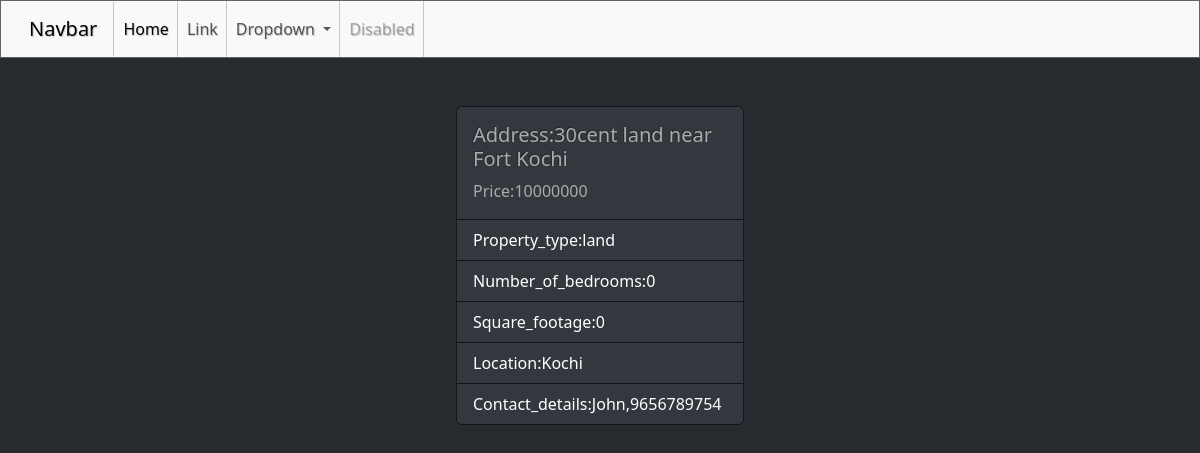
The app's page /estate/3/ with its own data.
### estate/models.py (models this page shows, shortened)
class Estate(models.Model):
    address=models.TextField()
    price=models.PositiveIntegerField()
    property_options=(
        ("apartment","apartment"),
        ("house","house"),
        ("land","land"),
    )
    property_type=models.CharField(max_length=100,choices=property_options,default="land")
    number_of_bedrooms=models.PositiveIntegerField()
    square_footage=models.PositiveIntegerField()
    location=models.CharField(max_length=100)
    property_image=models.ImageField(upload_to="estate_img",null=True,blank=True)
    contact_details=models.CharField(max_length=100)

### estate/views.py (the view)
# urls.py: path('estate/<int:pk>/',views.EstateDetailView.as_view(),name="estate-details"),
class EstateDetailView(View):
    template_name="estate_details.html"
    def get(self,request,*args,**kwargs):
        id=kwargs.get("pk")
        qs=Estate.objects.get(id=id)
        return render(request,self.template_name,{"data":qs})

### estate/templates/estate_details.html (shortened to what this page needs)
{%extends 'base.html'%}
{%block main_block%}
<div class="container">
  <div class="card mx-auto d-block mt-5" style="width: 18rem;">
      <div class="card-body">
        <h5 class="card-title">Address:{{data.address}}</h5>
        <p class="card-text">Price:{{data.price}}</p>
      </div>
      <ul class="list-group list-group-flush">
        <li class="list-group-item">Property_type:{{data.property_type}}</li>
        <li class="list-group-item">Number_of_bedrooms:{{data.number_of_bedrooms}}</li>
        <li class="list-group-item">Square_footage:{{data.square_footage}}</li>
        <li class="list-group-item">Location:{{data.location}}</li>
        <li class="list-group-item">Contact_details:{{data.contact_details}}</li>
      </ul>
    </div>
</div>
{%endblock%}

### records on screen
Estate: address "30cent land near Fort Kochi", price "10000000", property_type "land", number_of_bedrooms "0", square_footage "0", location "Kochi", contact_details "John,9656789754"
